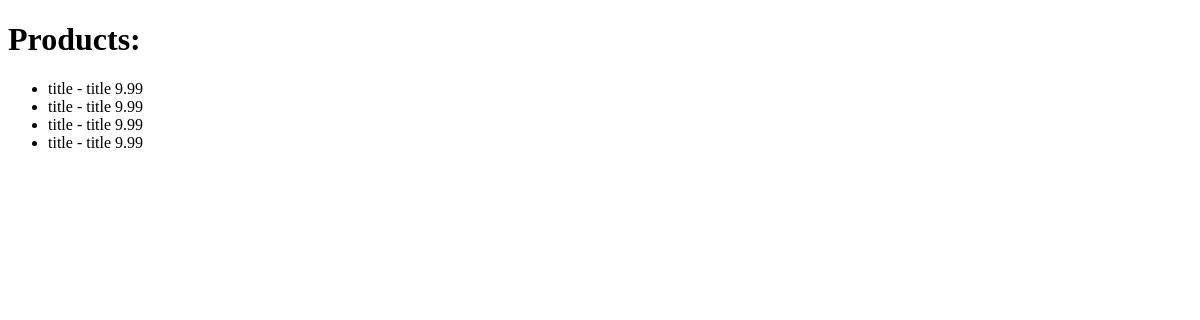
/products/, run on an earlier commit of the app's database.
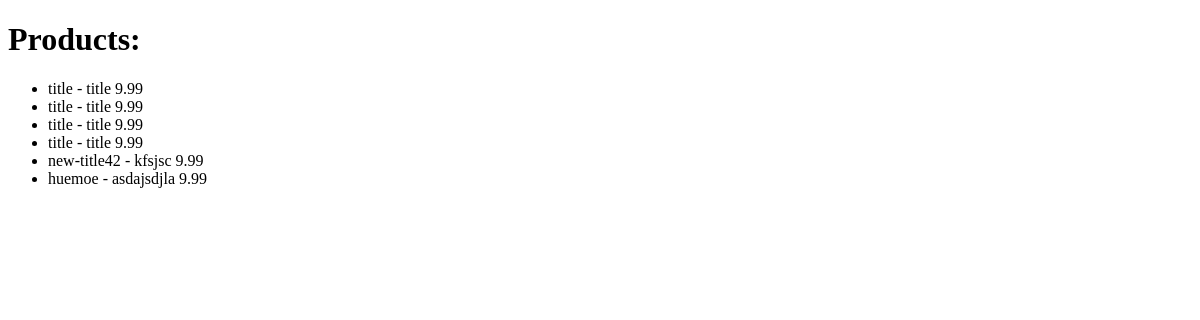
And on a later commit of the database.
### products/models.py (models this page shows)
class Product(models.Model):
	user = models.ForeignKey(settings.AUTH_USER_MODEL)
	managers = models.ManyToManyField(settings.AUTH_USER_MODEL, related_name='managers_products', blank = True)
	title = models.CharField(max_length=30) #owiuerpoajsdlfkjasd;flkiu1p3o4u134123 ewjfa;sd
	slug = models.SlugField(blank=True, unique=True)
	description = models.TextField()
	price = models.DecimalField(max_digits=100, decimal_places=2, default=9.99, null=True,) #100.00
	sale_price = models.DecimalField(max_digits=100,
			 decimal_places=2, default=6.99, null=True, blank=True) #100.00
	def __unicode__(self): #def __unicode__(self):
		return self.title

### products/views.py (the view)
# urls.py: url(r'^products/$', ProductListView.as_view(), name='product_list_view'),
class ProductListView(ListView):
	model = Product
	def get_queryset(self, *args, **kwargs):
		qs = super(ProductListView, self).get_queryset(**kwargs)
		return qs

### templates/products/product_list.html
{% extends "base.html" %}
{% block content %}
<h1>Products:</h1>
<ul>
{% for instance in object_list %}
    <li>{{ instance }} - {{ instance.description }} {{ instance.price }}</li>
{% empty %}
    <li>No articles yet.</li>
{% endfor %}
</ul>
{% endblock %}

What changed in the data, as far as the page shows it:
added Product: title "new-title42", description "kfsjsc", price "9.99"
added Product: title "huemoe", description "asdajsdjla", price "9.99"
